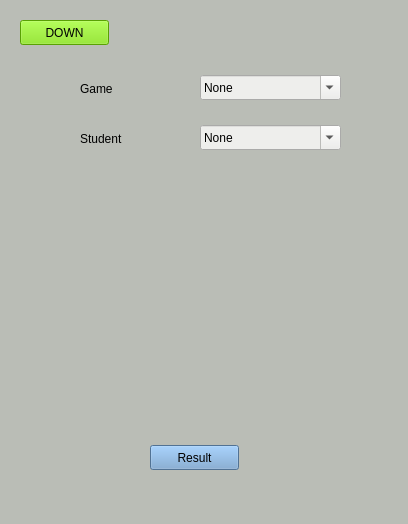
<?xml version="1.0" encoding="UTF-8"?>
<ui version="4.0">
 <class>MainWindow</class>
 <widget class="QMainWindow" name="MainWindow">
  <property name="geometry">
   <rect>
    <x>0</x>
    <y>0</y>
    <width>408</width>
    <height>524</height>
   </rect>
  </property>
  <property name="windowTitle">
   <string>MainWindow</string>
  </property>
  <property name="styleSheet">
   <string notr="true">background-color: rgb(186, 189, 182);</string>
  </property>
  <widget class="QWidget" name="centralwidget">
   <widget class="QComboBox" name="game">
    <property name="enabled">
     <bool>true</bool>
    </property>
    <property name="geometry">
     <rect>
      <x>200</x>
      <y>75</y>
      <width>141</width>
      <height>25</height>
     </rect>
    </property>
    <property name="acceptDrops">
     <bool>false</bool>
    </property>
    <property name="autoFillBackground">
     <bool>false</bool>
    </property>
    <property name="styleSheet">
     <string notr="true">background-color: rgb(238, 238, 236);</string>
    </property>
    <property name="inputMethodHints">
     <set>Qt::ImhNone</set>
    </property>
    <property name="editable">
     <bool>true</bool>
    </property>
    <property name="sizeAdjustPolicy">
     <enum>QComboBox::AdjustToContentsOnFirstShow</enum>
    </property>
    <property name="duplicatesEnabled">
     <bool>false</bool>
    </property>
    <item>
     <property name="text">
      <string>None</string>
     </property>
    </item>
    <item>
     <property name="text">
      <string>Bad</string>
     </property>
    </item>
    <item>
     <property name="text">
      <string>Medium</string>
     </property>
    </item>
    <item>
     <property name="text">
      <string>Good</string>
     </property>
    </item>
   </widget>
   <widget class="QLabel" name="label_7">
    <property name="geometry">
     <rect>
      <x>80</x>
      <y>130</y>
      <width>67</width>
      <height>17</height>
     </rect>
    </property>
    <property name="text">
     <string>Student</string>
    </property>
   </widget>
   <widget class="QComboBox" name="student">
    <property name="enabled">
     <bool>true</bool>
    </property>
    <property name="geometry">
     <rect>
      <x>200</x>
      <y>125</y>
      <width>141</width>
      <height>25</height>
     </rect>
    </property>
    <property name="acceptDrops">
     <bool>false</bool>
    </property>
    <property name="autoFillBackground">
     <bool>false</bool>
    </property>
    <property name="styleSheet">
     <string notr="true">background-color: rgb(238, 238, 236);</string>
    </property>
    <property name="inputMethodHints">
     <set>Qt::ImhNone</set>
    </property>
    <property name="editable">
     <bool>true</bool>
    </property>
    <property name="sizeAdjustPolicy">
     <enum>QComboBox::AdjustToContentsOnFirstShow</enum>
    </property>
    <property name="duplicatesEnabled">
     <bool>false</bool>
    </property>
    <item>
     <property name="text">
      <string>None</string>
     </property>
    </item>
    <item>
     <property name="text">
      <string>Bad</string>
     </property>
    </item>
    <item>
     <property name="text">
      <string>Good</string>
     </property>
    </item>
   </widget>
   <widget class="QPushButton" name="result">
    <property name="geometry">
     <rect>
      <x>150</x>
      <y>445</y>
      <width>89</width>
      <height>25</height>
     </rect>
    </property>
    <property name="styleSheet">
     <string notr="true">background-color: rgb(114, 159, 207);</string>
    </property>
    <property name="text">
     <string>Result</string>
    </property>
   </widget>
   <widget class="QLabel" name="label_8">
    <property name="geometry">
     <rect>
      <x>80</x>
      <y>80</y>
      <width>67</width>
      <height>17</height>
     </rect>
    </property>
    <property name="text">
     <string>Game</string>
    </property>
   </widget>
   <widget class="QPushButton" name="level1">
    <property name="geometry">
     <rect>
      <x>20</x>
      <y>20</y>
      <width>89</width>
      <height>25</height>
     </rect>
    </property>
    <property name="styleSheet">
     <string notr="true">background-color: rgb(124, 225, 5);</string>
    </property>
    <property name="text">
     <string>DOWN</string>
    </property>
   </widget>
  </widget>
 </widget>
 <resources/>
 <connections/>
</ui>
